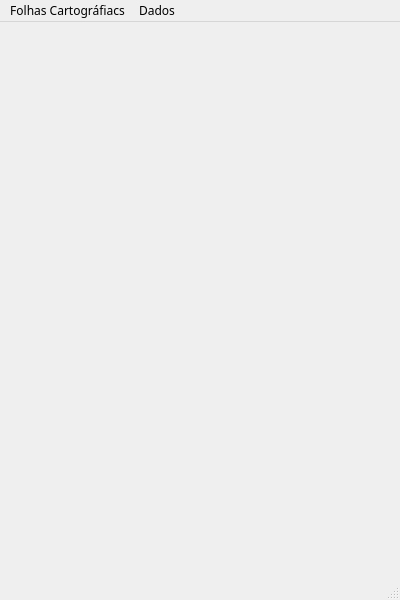
<?xml version="1.0" encoding="UTF-8"?>
<ui version="4.0">
 <class>MainWindow</class>
 <widget class="QMainWindow" name="MainWindow">
  <property name="geometry">
   <rect>
    <x>0</x>
    <y>0</y>
    <width>400</width>
    <height>600</height>
   </rect>
  </property>
  <property name="maximumSize">
   <size>
    <width>400</width>
    <height>600</height>
   </size>
  </property>
  <property name="font">
   <font>
    <family>Hermit</family>
   </font>
  </property>
  <property name="mouseTracking">
   <bool>true</bool>
  </property>
  <property name="tabletTracking">
   <bool>false</bool>
  </property>
  <property name="focusPolicy">
   <enum>Qt::TabFocus</enum>
  </property>
  <property name="contextMenuPolicy">
   <enum>Qt::PreventContextMenu</enum>
  </property>
  <property name="acceptDrops">
   <bool>true</bool>
  </property>
  <property name="windowTitle">
   <string>Preditor Terra</string>
  </property>
  <property name="windowIcon">
   <iconset>
    <normaloff>icone.ico</normaloff>icone.ico</iconset>
  </property>
  <property name="documentMode">
   <bool>false</bool>
  </property>
  <property name="tabShape">
   <enum>QTabWidget::Rounded</enum>
  </property>
  <widget class="QWidget" name="centralwidget">
   <property name="mouseTracking">
    <bool>true</bool>
   </property>
   <property name="tabletTracking">
    <bool>false</bool>
   </property>
  </widget>
  <widget class="QMenuBar" name="menubar">
   <property name="geometry">
    <rect>
     <x>0</x>
     <y>0</y>
     <width>400</width>
     <height>22</height>
    </rect>
   </property>
   <property name="font">
    <font>
     <family>Hermit</family>
    </font>
   </property>
   <widget class="QMenu" name="menuFolhas_Cartogr_fiacs">
    <property name="font">
     <font>
      <family>Hermit</family>
     </font>
    </property>
    <property name="title">
     <string>Folhas Cartográfiacs</string>
    </property>
   </widget>
   <widget class="QMenu" name="menuDados">
    <property name="enabled">
     <bool>true</bool>
    </property>
    <property name="title">
     <string>Dados</string>
    </property>
    <addaction name="actionMagnetometria"/>
    <addaction name="actionGamaespectrometria"/>
    <addaction name="actionHiperspectral"/>
    <addaction name="actionDescri_o_de_Pontos"/>
   </widget>
   <addaction name="menuFolhas_Cartogr_fiacs"/>
   <addaction name="menuDados"/>
  </widget>
  <widget class="QStatusBar" name="statusbar">
   <property name="enabled">
    <bool>true</bool>
   </property>
   <property name="sizeGripEnabled">
    <bool>true</bool>
   </property>
  </widget>
  <action name="actionMagnetometria">
   <property name="enabled">
    <bool>true</bool>
   </property>
   <property name="text">
    <string>Magnetometria</string>
   </property>
   <property name="font">
    <font>
     <family>Hermit</family>
    </font>
   </property>
  </action>
  <action name="actionGamaespectrometria">
   <property name="text">
    <string>Gamaespectrometria</string>
   </property>
   <property name="font">
    <font>
     <family>Hermit</family>
    </font>
   </property>
  </action>
  <action name="actionHiperspectral">
   <property name="text">
    <string>Hiperspectral</string>
   </property>
   <property name="font">
    <font>
     <family>Hermit</family>
    </font>
   </property>
  </action>
  <action name="actionDescri_o_de_Pontos">
   <property name="checkable">
    <bool>false</bool>
   </property>
   <property name="enabled">
    <bool>true</bool>
   </property>
   <property name="text">
    <string>Categoricos</string>
   </property>
   <property name="font">
    <font>
     <family>Hermit</family>
    </font>
   </property>
  </action>
 </widget>
 <resources/>
 <connections/>
</ui>
